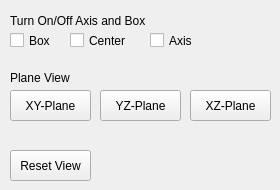
           <widget class="QWidget" name="tab_view">
            <attribute name="title">
             <string>View</string>
            </attribute>
            <widget class="QPushButton" name="pushButton_view_reset">
             <property name="geometry">
              <rect>
               <x>10</x>
               <y>150</y>
               <width>81</width>
               <height>31</height>
              </rect>
             </property>
             <property name="text">
              <string>Reset View</string>
             </property>
            </widget>
            <widget class="QLabel" name="label">
             <property name="geometry">
              <rect>
               <x>10</x>
               <y>10</y>
               <width>141</width>
               <height>21</height>
              </rect>
             </property>
             <property name="text">
              <string>Turn On/Off Axis and Box</string>
             </property>
            </widget>
            <widget class="QCheckBox" name="checkBox_view_axis">
             <property name="geometry">
              <rect>
               <x>150</x>
               <y>30</y>
               <width>61</width>
               <height>21</height>
              </rect>
             </property>
             <property name="text">
              <string>Axis</string>
             </property>
            </widget>
            <widget class="QCheckBox" name="checkBox_view_center">
             <property name="geometry">
              <rect>
               <x>70</x>
               <y>30</y>
               <width>71</width>
               <height>21</height>
              </rect>
             </property>
             <property name="text">
              <string>Center</string>
             </property>
            </widget>
            <widget class="QCheckBox" name="checkBox_view_box">
             <property name="geometry">
              <rect>
               <x>10</x>
               <y>30</y>
               <width>61</width>
               <height>21</height>
              </rect>
             </property>
             <property name="text">
              <string>Box</string>
             </property>
            </widget>
            <widget class="QLabel" name="label_2">
             <property name="geometry">
              <rect>
               <x>10</x>
               <y>70</y>
               <width>81</width>
               <height>16</height>
              </rect>
             </property>
             <property name="text">
              <string>Plane View</string>
             </property>
            </widget>
            <widget class="QPushButton" name="pushButton_view_xzPlane">
             <property name="geometry">
              <rect>
               <x>190</x>
               <y>90</y>
               <width>81</width>
               <height>31</height>
              </rect>
             </property>
             <property name="text">
              <string>XZ-Plane</string>
             </property>
            </widget>
            <widget class="QPushButton" name="pushButton_view_xyPlane">
             <property name="geometry">
              <rect>
               <x>10</x>
               <y>90</y>
               <width>81</width>
               <height>31</height>
              </rect>
             </property>
             <property name="text">
              <string>XY-Plane</string>
             </property>
            </widget>
            <widget class="QPushButton" name="pushButton_view_yzPlane">
             <property name="geometry">
              <rect>
               <x>100</x>
               <y>90</y>
               <width>81</width>
               <height>31</height>
              </rect>
             </property>
             <property name="text">
              <string>YZ-Plane</string>
             </property>
            </widget>
           </widget>
